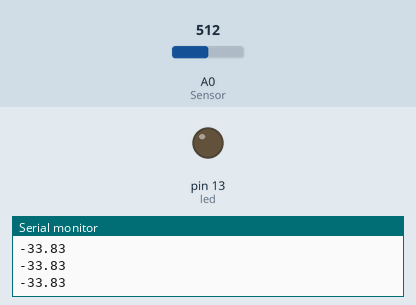
Bench run of a sketch on a simulated Arduino Uno, built with avr-gcc and run on an emulated ATmega328P. On the bench: output pins drawn as LEDs (lit = HIGH), the last lines printed to the serial monitor. The inputs (shaded band) are chosen by the test bench; at power-on: A0 (Sensor) = 512.

Above: at 1.2 s.
1.3 s: A0 (Sensor) set to 75
2.8 s: A0 (Sensor) set to 66
At 3.4 s:
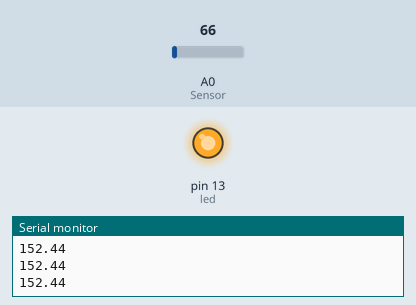
Timing chart, 0 to 5.8 s (numbered marks = the images above; inputs shaded):
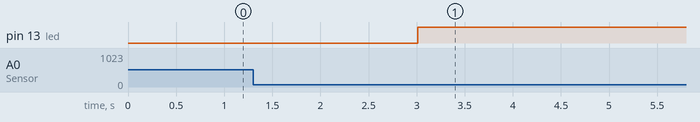

Measured:
- the behaviour switches between 72 and 71 on A0 (Sensor) (found by bisection; images 0 and 1)
- after the input at 2.8 s, pin 13 (led): LOW → HIGH after 0.21 s

The sketch:

basement_sump.ino
```cpp
// user moddable variables
int led = 13;
int Sensor = A0;
int PumpOffLevel = 10;
int PumpOnLevel = 150;
float CriticalFillSpeed = 5; // mm per 64 seconds
int OffDelayTime = 10000; // milliseconds that the pump runs for after water drops below low point

// programmer modable
#define WaterLevel ((180.0/431)*(431-analogRead(Sensor))) // this is in mm
float History[256]; // this covers a 64 second period

void setup() {
    Serial.begin(9600);
    pinMode(led, OUTPUT);
}

void loop() {
    for(int i = 0;i<256;i++){
        History[i]=-9999;
    }
    for(unsigned char i = 0;WaterLevel<PumpOnLevel;i++){ // notice that i deliberately overflows
        Serial.println(WaterLevel); // for diagnostics
        if(WaterLevel>30&&WaterLevel-CriticalFillSpeed<History[i]){
            break;
        }
        History[i]=WaterLevel;
        delay(250);
    }
    digitalWrite(led, HIGH);
    Serial.println("ON");

    while(WaterLevel>PumpOffLevel){
        Serial.println(WaterLevel); // for diagnostics
    }
    delay(OffDelayTime); // the pump should remain on for a bit after the
    digitalWrite(led, LOW);
    Serial.println("OFF");
}
```
